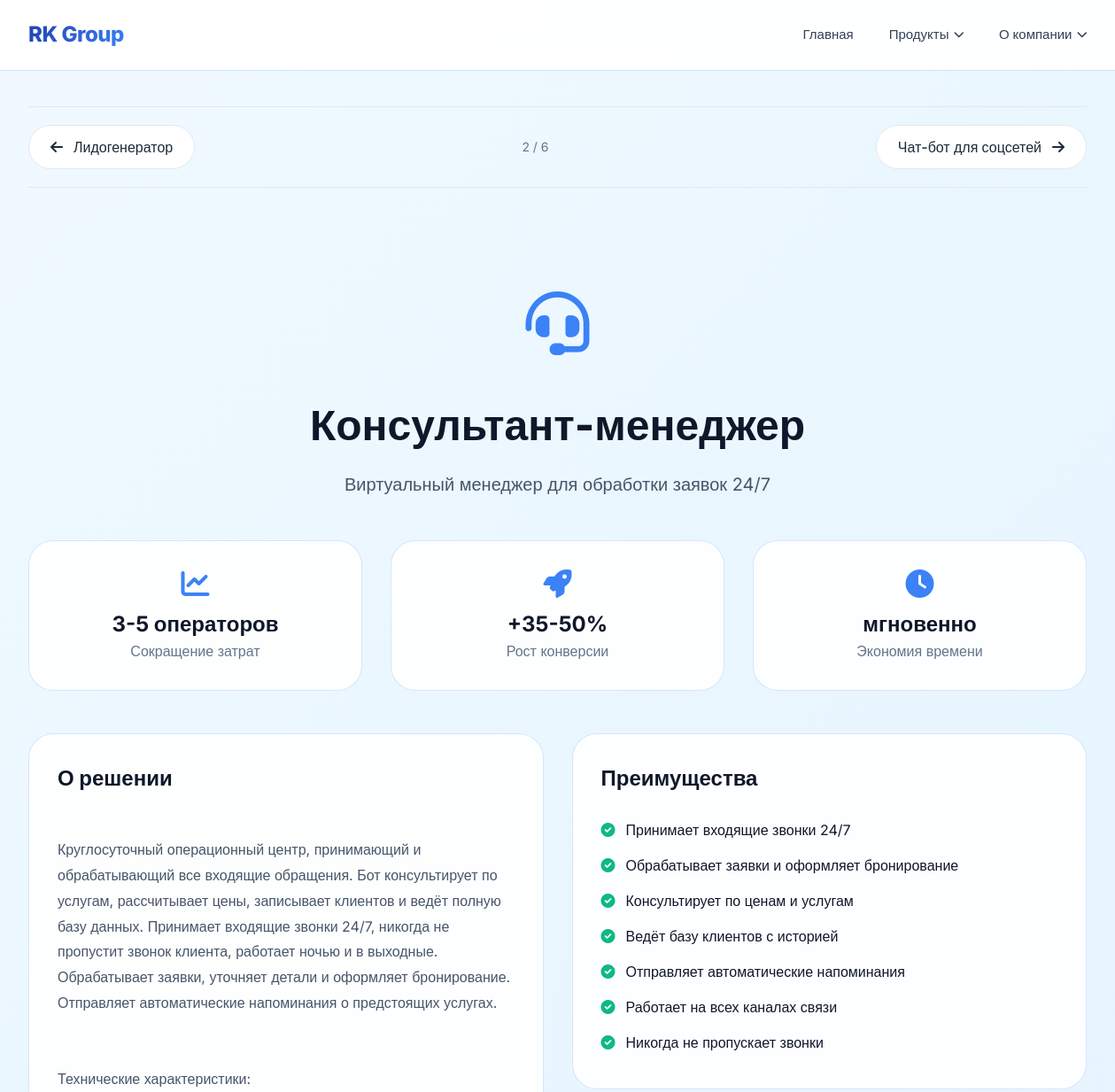
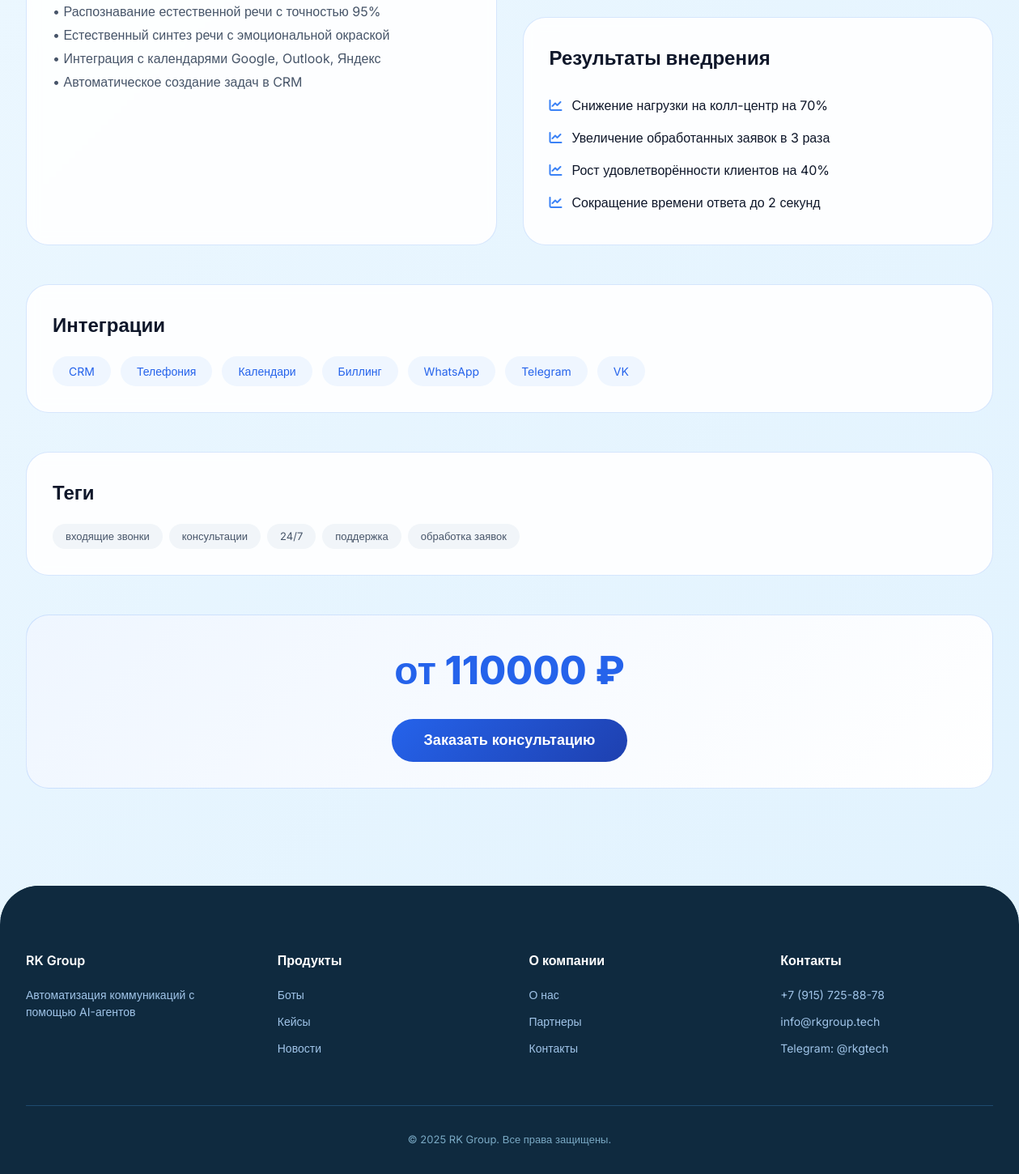
The app's page /bots/2/ with its own data (2 pictures, top to bottom).
### bots/models.py (models this page shows, shortened)
class Bot(models.Model):
    class BotType(models.TextChoices):
        VOICE = 'voice', 'Голосовой бот'
        VOICE_CHAT = 'voice_chat', 'Голосовой/чат бот'
        RECORDING = 'recording', 'Бот для записи'
        CONSULTANT = 'consultant', 'Бот-консультант'
        NPS = 'nps', 'Бот для NPS-опросов'
        NOTIFY = 'notify', 'Бот для напоминаний и рассылок'
    bot_type = models.CharField(max_length=20, choices=BotType.choices, unique=True)
    name = models.CharField(max_length=200, verbose_name="Название")
    short_description = models.TextField(verbose_name="Краткое описание")
    full_description = models.TextField(verbose_name="Полное описание")
    price_from = models.IntegerField(verbose_name="Цена от (руб)")
    icon = models.CharField(max_length=50, verbose_name="Иконка", default="fa-robot")
    cost_reduction = models.CharField(max_length=50, blank=True, verbose_name="Сокращение затрат")
    conversion_increase = models.CharField(max_length=50, blank=True, verbose_name="Рост конверсии")
    time_saving = models.CharField(max_length=50, blank=True, verbose_name="Экономия времени")
    advantages = models.TextField(blank=True, verbose_name="Преимущества")
    results = models.TextField(blank=True, verbose_name="Результаты")
    tags = models.TextField(blank=True, verbose_name="Теги")
    integrations = models.TextField(blank=True, verbose_name="Интеграции")
    is_active = models.BooleanField(default=True)
    objects = BotManager()
    def get_advantages_list(self):
        return [a.strip() for a in self.advantages.split('\n') if a.strip()] if self.advantages else []
    def get_results_list(self):
        return [r.strip() for r in self.results.split('\n') if r.strip()] if self.results else []
    def get_tags_list(self):
        return [t.strip() for t in self.tags.split('\n') if t.strip()] if self.tags else []
    def get_integrations_list(self):
        return [i.strip() for i in self.integrations.split('\n') if i.strip()] if self.integrations else []
    class Meta:
        verbose_name = "Бот"
        verbose_name_plural = "Боты"

### bots/views.py (the view)
# urls.py: path('<int:pk>/', views.BotDetailView.as_view(), name='bot_detail'),
class BotDetailView(DetailView):
    model = Bot
    template_name = 'bots/bot_detail.html'
    context_object_name = 'bot'
    def get_context_data(self, **kwargs):
        context = super().get_context_data(**kwargs)
        context['consultation_form'] = ConsultationForm(initial={'bot_name': self.object.name})
        nav_data = Bot.objects.get_bot_with_navigation(self.object.pk)
        if nav_data:
            context['prev_bot'] = nav_data['prev']
            context['next_bot'] = nav_data['next']
            context['current_index'] = nav_data['index']
            context['total_count'] = nav_data['total']
        return context

### bots/managers.py (called while the page is built)
    def get_active_bots(self):
        bots = cache.get(self.CACHE_KEY_ACTIVE)
        if bots is None:
            bots = list(self.filter(is_active=True).order_by('id'))
            cache.set(self.CACHE_KEY_ACTIVE, bots, self.CACHE_TIMEOUT)
        return bots

    def get_bot_with_navigation(self, pk):
        bots = self.get_active_bots()
        for idx, bot in enumerate(bots):
            if bot.pk == pk:
                return {
                    'current': bot,
                    'prev': bots[idx - 1] if idx > 0 else None,
                    'next': bots[idx + 1] if idx < len(bots) - 1 else None,
                    'index': idx + 1,
                    'total': len(bots),
                }
        return None

### services/excel_base.py (called while the page is built)
    def _get_archive_path(self):
        timestamp = datetime.now().strftime('%Y%m%d_%H%M%S')
        return os.path.join(self.backup_dir, f"backup_{timestamp}.xlsx")

    def _ensure_dir_exists(self, file_path):
        directory = os.path.dirname(file_path)
        if directory and not os.path.exists(directory):
            os.makedirs(directory, exist_ok=True)

    def auto_fit_columns(self, ws):
        for col in ws.columns:
            max_length = 0
            col_letter = get_column_letter(col[0].column)
            for cell in col:
                try:
                    if cell.value:
                        cell_length = len(str(cell.value))
                        if cell.row == 1:
                            cell_length = min(cell_length + 2, 60)
                        max_length = max(max_length, cell_length)
                except:
                    pass
            adjusted_width = min(max(max_length + 2, 10), 60)
            ws.column_dimensions[col_letter].width = adjusted_width

### services/visit_tracker.py (called while the page is built)
    def add_visit(self, ip, url, referer, user_agent, status):
        timestamp = datetime.now().strftime('%Y-%m-%d %H:%M:%S')
        row_data = [ip, timestamp, url, referer or '-', user_agent or '-', status]
        return self.writer.add_row('Посещения', row_data)

### templates/bots/bot_detail.html (shortened to what this page needs)
{% extends 'base.html' %}
{% load static %}
{% load bot_filters %}
{% block extra_css %}
<link rel="stylesheet" href="{% static 'css/bots.css' %}">
{% endblock %}
{% block content %}
<div class="container">
    <div class="bot-navigation">
        {% if prev_bot %}
        <a href="{% url 'bots:bot_detail' prev_bot.pk %}" class="nav-bot-btn prev">
            <i class="fas fa-arrow-left"></i> {{ prev_bot.name|truncatechars:30 }}
        </a>
        {% else %}
        <span class="nav-bot-btn prev disabled"><i class="fas fa-arrow-left"></i> Предыдущий</span>
        {% endif %}
        <span class="bot-counter">{{ current_index }} / {{ total_count }}</span>
        {% if next_bot %}
        <a href="{% url 'bots:bot_detail' next_bot.pk %}" class="nav-bot-btn next">
            {{ next_bot.name|truncatechars:30 }} <i class="fas fa-arrow-right"></i>
        </a>
        {% else %}
        <span class="nav-bot-btn next disabled">Следующий <i class="fas fa-arrow-right"></i></span>
        {% endif %}
    </div>
</div>
<section style="padding: 40px 0;">
    <div class="container">
        <div style="text-align: center; margin-bottom: 48px;">
            <div class="bot-icon" style="font-size: 72px;">
                <i class="fas {{ bot.icon }}"></i>
            </div>
            <h1 style="font-size: 48px; font-weight: 800; margin: 24px 0 16px; color: #0f172a;">{{ bot.name }}</h1>
            <p style="font-size: 20px; color: #475569; max-width: 700px; margin: 0 auto;">{{ bot.short_description }}</p>
        </div>
        <div class="grid-3" style="margin-bottom: 48px;">
            <div class="card" style="text-align: center;">
                <i class="fas fa-chart-line" style="font-size: 32px; color: #3b82f6; margin-bottom: 12px;"></i>
                <div style="font-size: 24px; font-weight: 700;">{{ bot.cost_reduction }}</div>
                <div style="color: #64748b;">Сокращение затрат</div>
            </div>
            <div class="card" style="text-align: center;">
                <i class="fas fa-rocket" style="font-size: 32px; color: #3b82f6; margin-bottom: 12px;"></i>
                <div style="font-size: 24px; font-weight: 700;">{{ bot.conversion_increase }}</div>
                <div style="color: #64748b;">Рост конверсии</div>
            </div>
            <div class="card" style="text-align: center;">
                <i class="fas fa-clock" style="font-size: 32px; color: #3b82f6; margin-bottom: 12px;"></i>
                <div style="font-size: 24px; font-weight: 700;">{{ bot.time_saving }}</div>
                <div style="color: #64748b;">Экономия времени</div>
            </div>
        </div>
        <div class="grid-2" style="margin-bottom: 48px;">
            <div class="card">
                <h3 style="font-size: 24px; margin-bottom: 20px;">О решении</h3>
                <div style="color: #475569; line-height: 1.8; white-space: pre-line;">
                    {{ bot.full_description|linebreaks }}
                </div>
            </div>
            <div>
                <div class="card" style="margin-bottom: 24px;">
                    <h3 style="font-size: 24px; margin-bottom: 20px;">Преимущества</h3>
                    <ul style="list-style: none; padding: 0;">
                        {% for advantage in bot.get_advantages_list %}
                        <li style="padding: 8px 0; display: flex; align-items: center; gap: 12px;">
                            <i class="fas fa-check-circle" style="color: #10b981;"></i> {{ advantage }}
                        </li>
                        {% endfor %}
                    </ul>
                </div>
                {% if bot.get_results_list %}
                <div class="card">
                    <h3 style="font-size: 24px; margin-bottom: 20px;">Результаты внедрения</h3>
                    <ul style="list-style: none; padding: 0;">
                        {% for result in bot.get_results_list %}
                        <li style="padding: 8px 0; display: flex; align-items: center; gap: 12px;">
                            <i class="fas fa-chart-line" style="color: #3b82f6;"></i> {{ result }}
                        </li>
                        {% endfor %}
                    </ul>
                </div>
                {% endif %}
            </div>
        </div>
        <div class="card" style="margin-bottom: 48px;">
            <h3 style="font-size: 24px; margin-bottom: 20px;">Интеграции</h3>
            <div style="display: flex; flex-wrap: wrap; gap: 12px;">
                {% for integration in bot.get_integrations_list %}
                <span style="background: #eff6ff; padding: 8px 20px; border-radius: 40px; font-size: 14px; color: #2563eb;">{{ integration }}</span>
                {% endfor %}
            </div>
        </div>
        <div class="card" style="margin-bottom: 48px;">
            <h3 style="font-size: 24px; margin-bottom: 20px;">Теги</h3>
            <div style="display: flex; flex-wrap: wrap; gap: 8px;">
                {% for tag in bot.get_tags_list %}
                <span style="background: #f1f5f9; padding: 6px 16px; border-radius: 20px; font-size: 13px; color: #475569;">{{ tag }}</span>
                {% endfor %}
            </div>
        </div>
        <div class="card" style="text-align: center; background: linear-gradient(135deg, #eff6ff, #ffffff);">
            <div style="font-size: 48px; font-weight: 800; color: #2563eb; margin-bottom: 24px;">
                от {{ bot.price_from|floatformat:0 }} ₽
            </div>
            <button class="btn js-open-modal" data-modal="consultation-modal" style="font-size: 18px; padding: 16px 40px;">
                Заказать консультацию
            </button>
        </div>
    </div>
</section>
{% endblock %}

### static/css/base.css (style rules this page uses)
:root { --bg-dark: #0a0f1f; --bg-card: rgba(15, 25, 45, 0.7); --border-glass: rgba(255, 255, 255, 0.08); --color-accent: #3b82f6; --color-accent-light: #60a5fa; --color-purple: #8b5cf6; --text-white: #ffffff; --text-gray: #94a3b8; --transition: all 0.3s cubic-bezier(0.25, 0.46, 0.45, 0.94); --shadow-glow: 0 0 20px rgba(59, 130, 246, 0.3); --ease-out: cubic-bezier(0.25, 0.46, 0.45, 0.94); }
* { margin: 0; padding: 0; box-sizing: border-box; }
body { font-family: 'Inter', 'Manrope', sans-serif; background: linear-gradient(135deg, #f0f9ff 0%, #e0f2fe 100%); color: #0f172a; line-height: 1.5; -webkit-font-smoothing: antialiased; }
.container { max-width: 1280px; margin: 0 auto; padding: 0 32px; }
.btn { display: inline-flex; align-items: center; gap: 12px; background: linear-gradient(135deg, #2563eb, #1e40af); color: white; border: none; border-radius: 40px; padding: 12px 28px; font-weight: 600; font-size: 15px; cursor: pointer; transition: var(--transition); text-decoration: none; position: relative; overflow: hidden; }
.btn::before { content: ''; position: absolute; top: 0; left: -100%; width: 100%; height: 100%; background: linear-gradient(90deg, transparent, rgba(255,255,255,0.3), transparent); transition: left 0.5s; }
.grid-2 { display: grid; grid-template-columns: repeat(2, 1fr); gap: 32px; }
.grid-3 { display: grid; grid-template-columns: repeat(3, 1fr); gap: 32px; }
.card { background: rgba(255, 255, 255, 0.9); backdrop-filter: blur(8px); border: 1px solid rgba(59, 130, 246, 0.2); border-radius: 28px; padding: 32px; transition: var(--transition); }

### static/css/bots.css (style rules this page uses)
.bot-icon { font-size: 48px; color: #3b82f6; margin-bottom: 20px; text-align: center; }
.bot-navigation { display: flex; justify-content: space-between; align-items: center; margin: 40px 0 60px; padding: 20px 0; border-top: 1px solid #e2e8f0; border-bottom: 1px solid #e2e8f0; }
.nav-bot-btn { display: inline-flex; align-items: center; gap: 12px; padding: 12px 24px; background: white; border: 1px solid #e2e8f0; border-radius: 40px; text-decoration: none; color: #1e293b; font-weight: 500; transition: all 0.3s ease; }
.bot-counter { font-size: 14px; color: #64748b; }

### records on screen
Bot: name "Лидогенератор"
Bot: name "Чат-бот для соцсетей"
Bot: name "Консультант-менеджер", short_description "Виртуальный менеджер для обработки заявок 24/7", cost_reduction "3-5 операторов", conversion_increase "+35-50%", time_saving "мгновенно", full_description "Круглосуточный операционный центр, принимающий и обрабатывающий все входящие обращения. Бот консультирует по услугам, рассчитывает цены, записывает клиентов и ведёт полную базу данных. Принимает входящие звонки 24/7, никогда не пропустит звонок клиента, работает ночью и в выходные. Обрабатывает заявки, уточняет детали и оформляет бронирование. Отправляет автоматические напоминания о предстоящих услугах. Технические характеристики: • Распознавание естественной речи с точностью 95% • Естественный синтез речи с эмоциональной окраской • Интеграция с календарями Google, Outlook, Яндекс • Автоматическое создание задач в CRM", price_from "110000"

### other values on screen
{{ current_index }} "2"
{{ total_count }} "6"
{{ advantage }} "Принимает входящие звонки 24/7" "Обрабатывает заявки и оформляет бронирование" "Консультирует по ценам и услугам" "Ведёт базу клиентов с историей" "Отправляет автоматические напоминания" "Работает на всех каналах связи" "Никогда не пропускает звонки"
{{ result }} "Снижение нагрузки на колл-центр на 70%" "Увеличение обработанных заявок в 3 раза" "Рост удовлетворённости клиентов на 40%" "Сокращение времени ответа до 2 секунд"
{{ integration }} "CRM" "Телефония" "Календари" "Биллинг" "WhatsApp" "Telegram" "VK"
{{ tag }} "входящие звонки" "консультации" "24/7" "поддержка" "обработка заявок"
